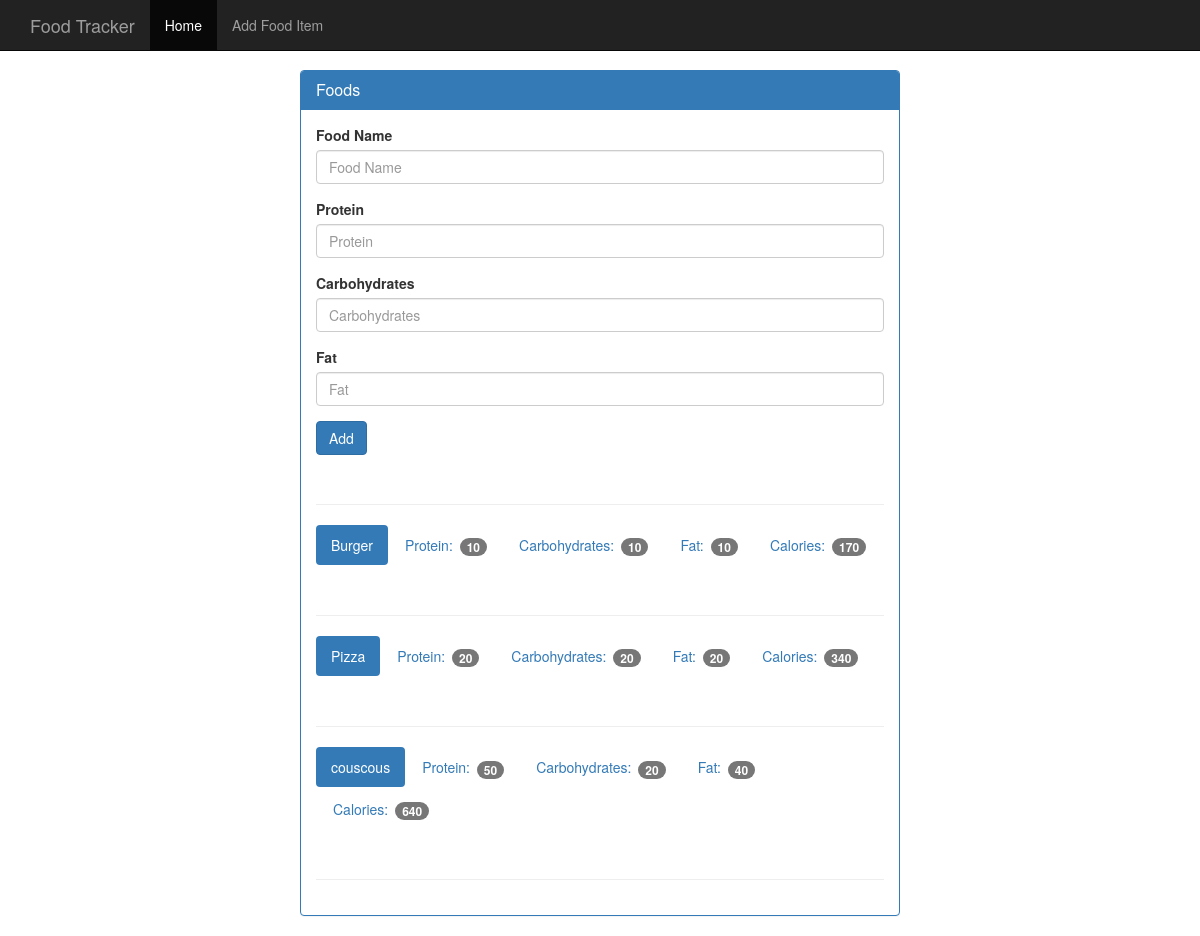
Before: /food with the older database file.
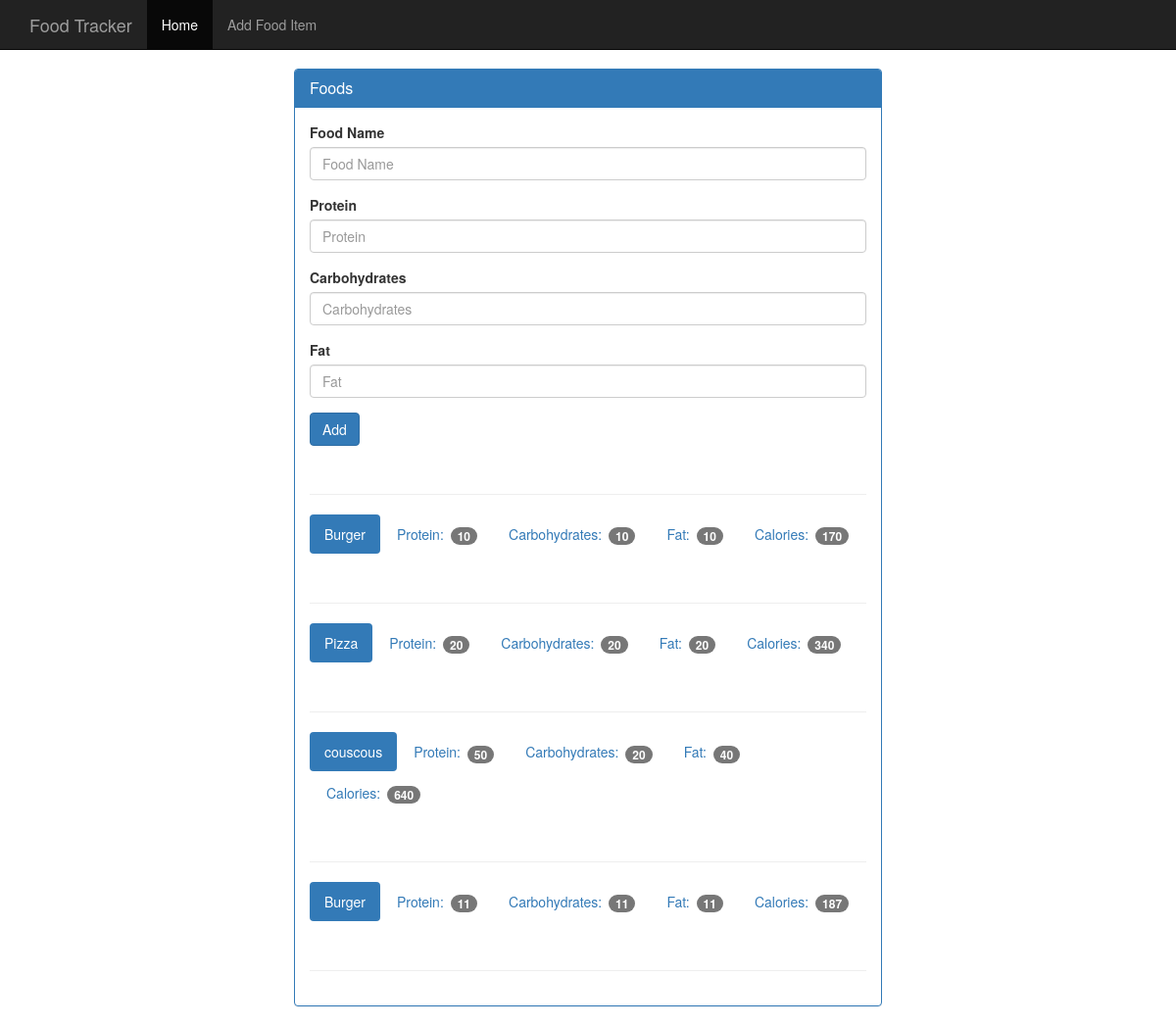
After: the same page with the newer database file.
### tables this page shows
CREATE TABLE food (
    id INTEGER PRIMARY KEY AUTOINCREMENT,
    name text NOT NULL,
    protein INTEGER NOT NULL,
    carbohydrates INTEGER NOT NULL,
    fat INTEGER NOT NULL,
    calories INTEGER NOT NULL
);

### app.py (the view, shortened to what this page needs)
@app.route('/food', methods=['GET', 'POST'])
def food():
    db = get_db()
    cursor = db.execute('select * from food')
    results = cursor.fetchall()
    return render_template('add_food.html', results=results)

### database.py (called while the page is built)
def connect_db():
    sql = sqlite3.connect('./data.db')
    sql.row_factory = sqlite3.Row
    return sql

def get_db():
    if not hasattr(g, 'sqlite3_db'):
        g.sqlite_db = connect_db()
    return g.sqlite_db

### templates/add_food.html
{%extends 'master.html'%}
{%block content%}
<div>
  <div class="panel panel-primary">
    <div class="panel-heading">
      <h3 class="panel-title">Foods</h3>
    </div>
    <div class="panel-body">
      <form method="POST" action="{{url_for('food')}}">
        <div class="form-group">
          <label for="food-name">Food Name</label>
          <input
            type="text"
            class="form-control"
            name="food-name"
            id="food-name"
            placeholder="Food Name"
          />
        </div>
        <div class="form-group">
          <label for="protein">Protein</label>
          <input
            type="number"
            class="form-control"
            name="protein"
            id="protein"
            placeholder="Protein"
          />
        </div>
        <div class="form-group">
          <label for="carbohydrates">Carbohydrates</label>
          <input
            type="number"
            class="form-control"
            name="carbohydrates"
            id="carbohydrates"
            placeholder="Carbohydrates"
          />
        </div>
        <div class="form-group">
          <label for="fat">Fat</label>
          <input
            type="number"
            class="form-control"
            name="fat"
            id="fat"
            placeholder="Fat"
          />
        </div>
        <button type="submit" class="btn btn-primary">Add</button>
      </form>
      <div class="page-header"></div>
      {%for food in results%}
      <ul class="nav nav-pills mt-3" role="tablist">
        <li class="active"><a>{{food.name }}</a></li>
        <li>
          <a>Protein: <span class="badge">{{food.protein}}</span></a>
        </li>
        <li>
          <a
            >Carbohydrates: <span class="badge">{{food.carbohydrates}}</span></a
          >
        </li>
        <li>
          <a>Fat: <span class="badge">{{food.fat}}</span></a>
        </li>
        <li>
          <a>Calories: <span class="badge">{{food.calories}}</span></a>
        </li>
      </ul>
      <div class="page-header"></div>
      {%endfor%}
    </div>
  </div>
</div>
{%endblock content%}

### templates/master.html (shortened to what this page needs)
<!DOCTYPE html>
<html lang="en">
<head>
    <link href="{{url_for('static',filename='css/theme.css')}}" rel="stylesheet" />
    <link href="{{url_for('static',filename='css/bootstrap.min.css')}}" rel="stylesheet" />
</head>
<body>
    <nav class="navbar navbar-inverse navbar-fixed-top">
        <div class="container">
            <div class="navbar-header">
                <a class="navbar-brand" href="{{url_for('index')}}">Food Tracker</a>
            </div>
            <div id="navbar" class="navbar-collapse collapse">
                <ul class="nav navbar-nav">
                    <li class="active"><a href="{{url_for('index')}}">Home</a></li>
                    <li><a href="{{url_for('food')}}">Add Food Item</a></li>
                </ul>
            </div>
        </div>
    </nav>
    <div class="container theme-showcase col-sm-6 col-sm-offset-3" role="main">
        <div class="row">{%block content%} {%endblock%}</div>
    </div>
</body>
</html>

### static/css/theme.css (style rules this page uses)
body { padding-top: 70px; padding-bottom: 30px; }

Changed rows visible on the page:
added food: name "Burger", protein "11", carbohydrates "11", fat "11", calories "187"
